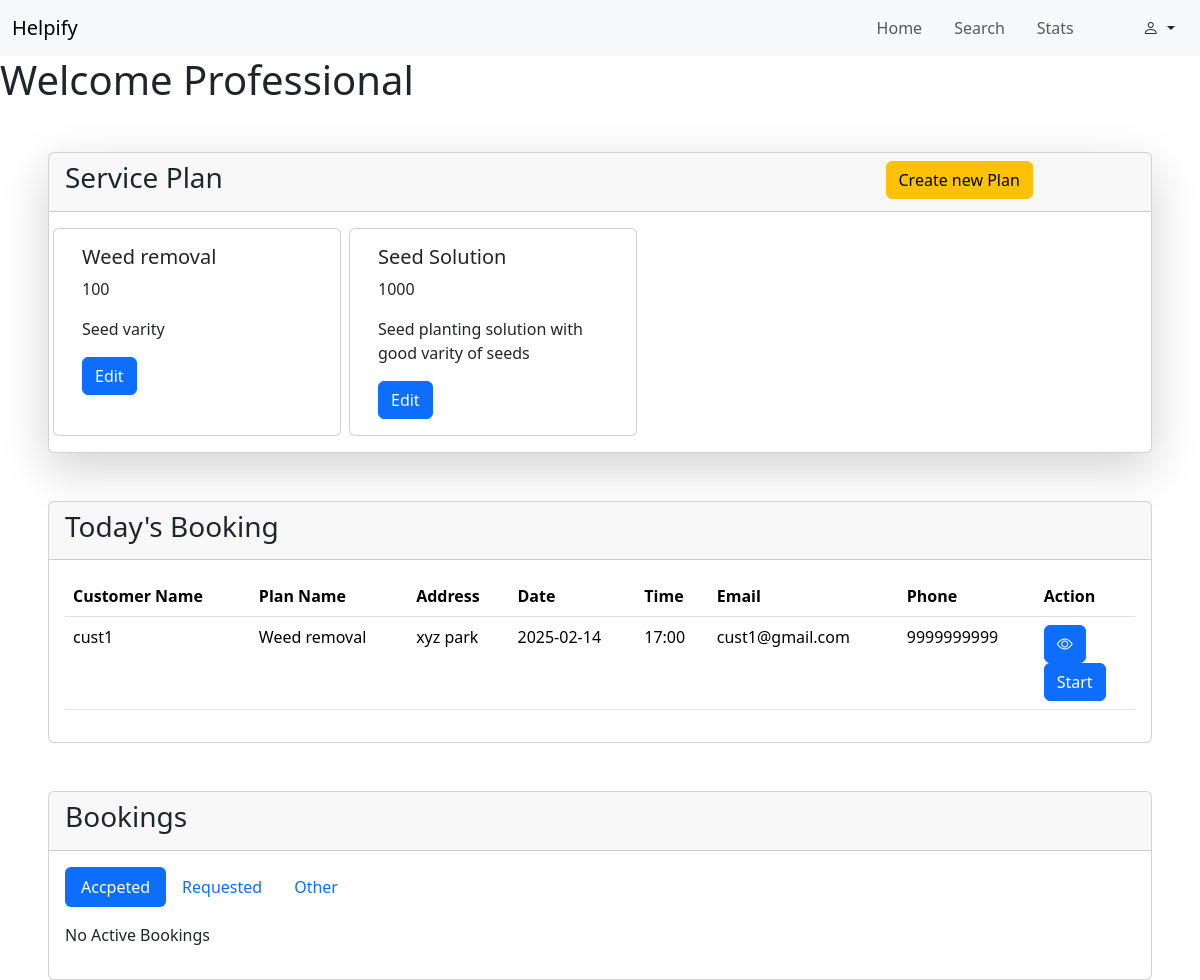
Page /professional/dashboard (signed in) on the committed database.
### backend/models.py (models this page shows, shortened)
class ServicePlan(db.Model):
    __tablename__ = "service_plan"
    id = db.Column(db.Integer, primary_key=True, autoincrement=True)
    name = db.Column(db.String, unique=True)
    price = db.Column(db.Integer)
    description = db.Column(db.String)
    planimg=db.Column(db.String)
    tags=db.Column(db.String)
    category_id = db.Column(db.Integer, db.ForeignKey("category.id"), nullable=False)
    professional_id = db.Column(db.Integer, db.ForeignKey("professional.id"), nullable=False)
    bookings = db.relationship("Booking", backref="service_plan")

class Booking(db.Model):
    __tablename__ = "booking"
    id = db.Column(db.Integer, primary_key=True, autoincrement=True)
    date = db.Column(db.String)
    time = db.Column(db.String)
    address = db.Column(db.String)
    status = db.Column(db.String)
    rating = db.Column(db.Integer)
    ratingmessage=db.Column(db.String)
    remark=db.Column(db.String)
    professional_id = db.Column(db.Integer, db.ForeignKey("professional.id"), nullable=False)
    customer_id = db.Column(db.Integer, db.ForeignKey("customer.id"), nullable=False)
    category_id = db.Column(db.Integer, db.ForeignKey("category.id"), nullable=False)
    service_plan_id = db.Column(db.Integer, db.ForeignKey("service_plan.id"), nullable=False)

class User(db.Model,UserMixin):
    __tablename__ = "customer"
    id = db.Column(db.Integer, primary_key=True, autoincrement=True)
    name = db.Column(db.String, unique=True)
    address = db.Column(db.String)
    city = db.Column(db.String)
    email = db.Column(db.String, unique=True)
    password = db.Column(db.String)
    phone = db.Column(db.String)
    status=db.Column(db.String)
    sent_booking = db.relationship("Booking", backref="customer")

### backend/routes.py (the view, shortened to what this page needs)
@app.route("/professional/dashboard", methods=["GET","POST"])
@login_required
def pro_dash():
    if isinstance(current_user , Professional):
        if request.method=="GET":
            plans = db.session.query(ServicePlan).filter_by(professional_id=current_user.id).all()
            all_bookings = current_user.assigned_booking
            A_b = []
            R_b = []
            O_b = []
            todays_b = []
            for booking in all_bookings:
                if not booking.status=="Requested" and not booking.status=="Closed" and booking.date == datetime.now().strftime("%Y-%m-%d") :
                    todays_b.append(booking)
                elif booking.status=="Accepted":
                    A_b.append(booking)
                elif booking.status == "Requested":
                    R_b.append(booking)
                else:
                    O_b.append(booking)
            return render_template("/professional/dashboard.html", cu=current_user,plans= plans,A_b = A_b, R_b = R_b ,O_b = O_b,todays_b = todays_b )
    else:
        return "Not Authrised"

### app.py (called while the page is built)
def initial_Setup():
    app = Flask(__name__)
    app.config["SQLALCHEMY_DATABASE_URI"]="sqlite:///my_app_db.sqlite3"
    app.config["SECRET_KEY"] = "xyshhfjf"
    login_manager = LoginManager(app)
    @login_manager.user_loader
    def load_user(user_email):
        return db.session.query(Admin).filter_by(email = user_email).first()  or \
             db.session.query(User).filter_by(email = user_email).first() or \
              db.session.query(Professional).filter_by(email = user_email).first()
    db.init_app(app)
    with app.app_context():
        if not os.path.exists("my_app_db.sqlite3"):
            db.create_all()
    app.app_context().push()
    return

### templates/professional/dashboard.html (shortened to what this page needs)
{% extends "/professional/base.html" %}
{% block content %}
<main>
    <h1>Welcome Professional</h1>
    <div class="card shadow-lg ms-5 me-5 mt-5">
        <div class="card-header">
            <div class="row">
                <div class="col-9">
                    <h3 class="">Service Plan</h3>
                </div>
                <div class="col-3">
                    <button type="button" class="btn btn-warning" data-bs-toggle="modal" data-bs-target="#Creteplan">
                        Create new Plan
                    </button>
                </div>
            </div>
        </div>
        <div class="card-body">
            <div class="row gap-2">
                {% for i in plans %}
                <div class="card col-3" style="width: 18rem;">
                    <div class="card-body">
                        <h5 class="card-title">{{i.name}}</h5>
                        <p class="card-text">{{i.price}}</p>
                        <p>{{i.description}}</p>
                        <button type="button" class="btn btn-primary" data-bs-toggle="modal"
                            data-bs-target="#edit-{{i.id}}">
                            Edit
                        </button>
                    </div>
                </div>
                {% endfor %}
            </div>
        </div>
    </div>
    <div class="card ms-5 me-5 mt-5">
        <div class="card-header">
            <h3> Today's Booking</h3>
        </div>
        <div class="card-body">
            {% if todays_b %}
            <table class="table">
                <thead>
                    <tr>
                        <th scope="col">Customer Name</th>
                        <th scope="col">Plan Name</th>
                        <th scope="col">Address</th>
                        <th scope="col">Date</th>
                        <th scope="col">Time</th>
                        <th scope="col">Email</th>
                        <th scope="col">Phone</th>
                        <th scope="col">Action</th>
                    </tr>
                </thead>
                <tbody>
                    {% for i in todays_b %}
                    <tr>
                        <td>{{i.customer.name}}</td>
                        <td>{{i.service_plan.name}}</td>
                        <td>{{i.customer.address}}</td>
                        <td>{{i.date}}</td>
                        <td>{{i.time}}</td>
                        <td>{{i.customer.email}}</td>
                        <td>{{i.customer.phone}}</td>
                        <td>
                            <button class="btn btn-primary" type="button" data-bs-toggle="modal"
                                data-bs-target="#bdetail-{{i.id}}"><i class="bi bi-eye"></i></button>
                            {% if i.status=="Accepted" %}
                            <form action="/professional/dashboard?action=start&id={{i.id}}" method="POST"><button type="submit" class="btn btn-primary">Start</button></form>
                            {% elif i.status=="inprogress" %}
                            <form action="/professional/dashboard?action=done&id={{i.id}}" method="POST"><button type="submit" class="btn btn-secondary" >Done</button></form>
                            {% elif i.status=="Done" %}
                                <p>Waiting for Customer to close the Booking</p>
                            {% endif %}
                        </td>
                    </tr>
                    {% endfor %}
                </tbody>
            </table>
            {% else %}
            <p>No Active Bookings for today</p>
            {% endif %}
        </div>
    </div>
    <div class="card ms-5 me-5 mt-5">
        <div class="card-header">
            <h3>Bookings</h3>
        </div>
        <div class="card-body">
            <ul class="nav nav-pills mb-3" id="pills-tab" role="tablist">
                <li class="nav-item" role="presentation">
                    <button class="nav-link active" id="pills-home-tab" data-bs-toggle="pill"
                        data-bs-target="#pills-Active" type="button" role="tab" aria-controls="pills-home"
                        aria-selected="true">Accpeted</button>
                </li>
                <li class="nav-item" role="presentation">
                    <button class="nav-link" id="pills-profile-tab" data-bs-toggle="pill"
                        data-bs-target="#pills-Requested" type="button" role="tab" aria-controls="pills-profile"
                        aria-selected="false">Requested</button>
                </li>
                <li class="nav-item" role="presentation">
                    <button class="nav-link" id="pills-contact-tab" data-bs-toggle="pill"
                        data-bs-target="#pills-Flagged" type="button" role="tab" aria-controls="pills-contact"
                        aria-selected="false">Other</button>
                </li>
            </ul>
            <div class="tab-content" id="pills-tabContent">
                <div class="tab-pane fade show active" id="pills-Active" role="tabpanel"
                    aria-labelledby="pills-home-tab" tabindex="0">
                    {% if A_b %}
                    <table class="table">
                        <thead>
                            <tr>
                                <th scope="col">Customer Name</th>
                                <th scope="col">Plan Name</th>
                                <th scope="col">Address</th>
                                <th scope="col">Date</th>
                                <th scope="col">Time</th>
                                <th scope="col">Email</th>
                                <th scope="col">Phone</th>
                                <th scope="col">Action</th>
                            </tr>
                        </thead>
                        <tbody>
                            {% for i in A_b %}
                            <tr>
                                <td>{{i.customer.name}}</td>
                                <td>{{i.service_plan.name}}</td>
                                <td>{{i.customer.address}}</td>
                                <td>{{i.date}}</td>
                                <td>{{i.time}}</td>
                                <td>{{i.customer.email}}</td>
                                <td>{{i.customer.phone}}</td>
                                <td>
                                    <button class="btn btn-primary" type="button" data-bs-toggle="modal"
                                        data-bs-target="#bdetail-{{i.id}}"><i class="bi bi-eye"></i></button>
                                    <div class="modal fade" id="bdetail-{{i.id}}" tabindex="-1"
                                        aria-labelledby="exampleModalLabel" aria-hidden="true">
                                        <div class="modal-dialog">
                                            <div class="modal-content">
                                                <div class="modal-header">
                                                    <h1 class="modal-title fs-5" id="exampleModalLabel">Booking Detail
                                                    </h1>
                                                    <button type="button" class="btn-close" data-bs-dismiss="modal"
                                                        aria-label="Close"></button>
                                                </div>
                                                <div class="modal-body">
                                                    <div class="card p-5">
                                                        <p>Name: {{i.customer.name}}</p>
                                                        <p>Plan: {{i.service_plan.name}}</p>
                                                        <p>Address: {{i.customer.address}} </p>
                                                        <p>Phone: {{i.customer.phone}}</p>
                                                        <p>Email:{{i.customer.email}} </p>
                                                    </div>
                                                </div>
                                            </div>
                                        </div>
                                    </div>
                                </td>
                            </tr>
                            {% endfor %}
                        </tbody>
                    </table>
                    {% else %}
                    <p>No Active Bookings </p>
                    {% endif %}
                </div>
            </div>
        </div>
    </div>
</main>
{% endblock %}

### rows in the picture
ServicePlan: name "Weed removal", price "100", description "Seed varity"
ServicePlan: name "Seed Solution", price "1000", description "Seed planting solution with good varity of seeds"
Booking: customer.name "cust1", service_plan.name "Weed removal", customer.address "xyz park", date "2025-02-14", time "17:00", customer.email "cust1@gmail.com", customer.phone "9999999999"
